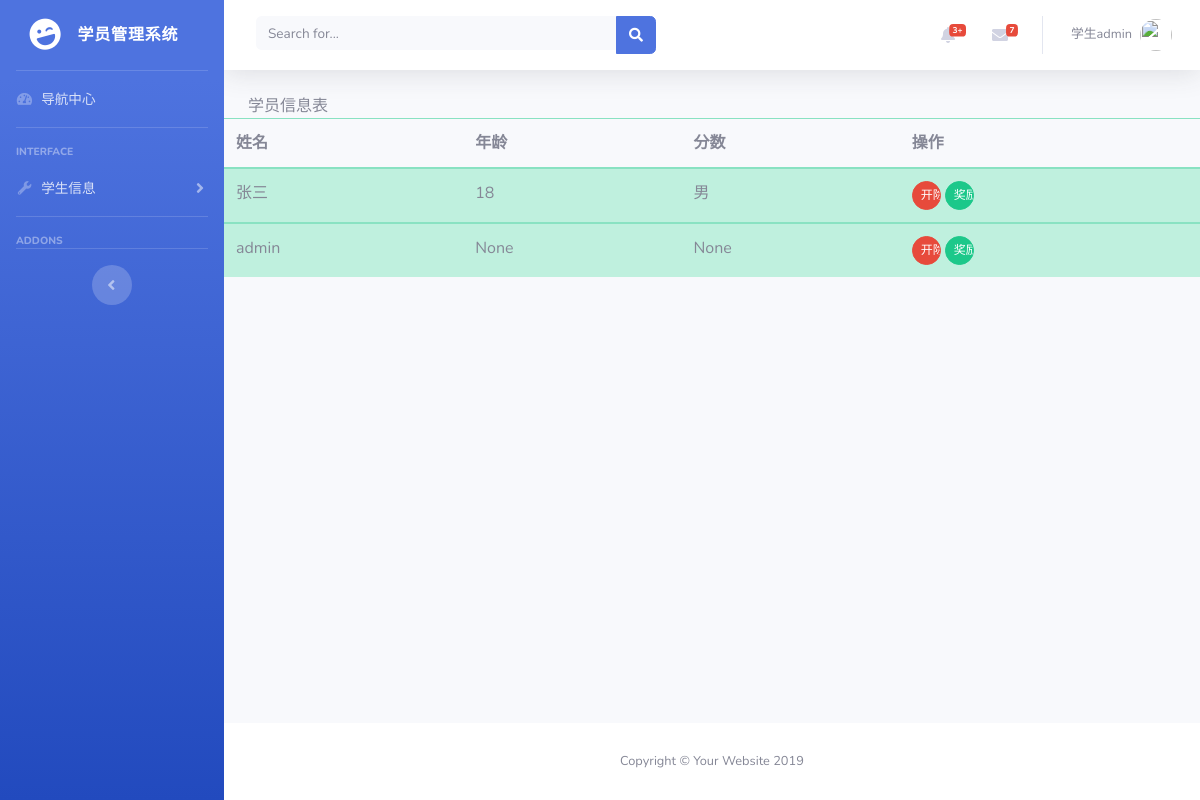
Page /stu/ (signed in) on the earlier database version.
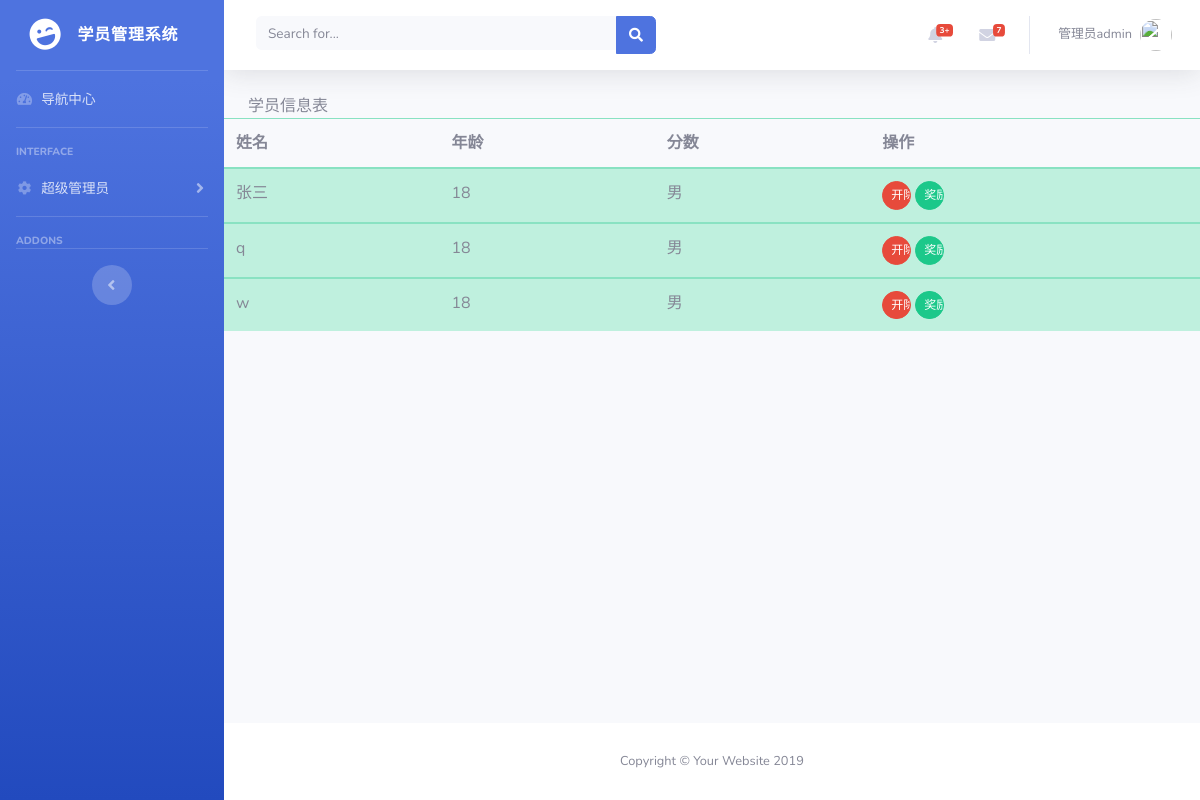
Same page on the later database version.
### app/models.py (models this page shows, shortened)
class BaseModel(models.Model):
    __abstract__ = True
    id = models.Column(models.Integer, primary_key=True, autoincrement=True)

class Student(BaseModel):
    __tablename__ = 'student'
    name = models.Column(models.String(32),unique=True)
    age = models.Column(models.Integer)
    gender = models.Column(models.Integer)#0 男 1 女 -1 中

### app/main/views.py (the view)
@main.route('/stu/',methods=['GET','POST'])
def student_list():
    students = Student.query.all()
    return render_template('stu.html', **locals())

### app/templates/stu.html
{% extends 'base.html' %}
    {% block title %}
        学员信息表
    {% endblock %}
{% block container %}
<table class="table table-success " >
    <thead class="card-header py-3" >
    <tr >
        <th>姓名</th>
        <th>年龄</th>
        <th>分数</th>
        <th>操作</th>
    </tr>
    </thead>
        <tbody class="card-body">
    {% for s in students %}
    <tr >
        <td>{{ s.name }}</td>
        <td>{{ s.age }}</td>
        <td>{{ s.gender }}</td>
        <td>
            <input type="button" class="btn btn-danger btn-circle btn-sm" value="开除">
            <input type="button" class="btn btn-success btn-circle btn-sm" value="奖励">
        </td>
    </tr>
        </tbody>
    {% endfor %}
</table>
{% endblock %}

### app/templates/base.html (shortened to what the changed rows need)
<!DOCTYPE html>
<html lang="en">
<head>
  <link href="/static/vendor/fontawesome-free/css/all.min.css" rel="stylesheet" type="text/css">
  <link href="/static/css/sb-admin-2.min.css" rel="stylesheet">
</head>
<body id="page-top">
  <div id="wrapper">
    <ul class="navbar-nav bg-gradient-primary sidebar sidebar-dark accordion" id="accordionSidebar">
        {% if  request.cookies.identity == '0'%}
      <li class="nav-item">
        <a class="nav-link collapsed" href="#" data-toggle="collapse" data-target="#collapseTwo" aria-expanded="true" aria-controls="collapseTwo">
          <i class="fas fa-fw fa-cog"></i>
          <span>教师信息</span>
        </a>
        <div id="collapseTwo" class="collapse" aria-labelledby="headingTwo" data-parent="#accordionSidebar">
          <div class="bg-white py-2 collapse-inner rounded">
            <h6 class="collapse-header">个人信息:</h6>
            <a class="collapse-item" href="/teacher/">个人信息</a>
              <a class="collapse-item" href="/students/">学生列表</a>
            <a class="collapse-item" href="cards.html">课程管理</a>
          </div>
        </div>
      </li>
        {% elif request.cookies.identity == '1' %}
        <li class="nav-item">
        <a class="nav-link collapsed" href="#" data-toggle="collapse" data-target="#collapseUtilities" aria-expanded="true" aria-controls="collapseUtilities">
          <i class="fas fa-fw fa-wrench"></i>
          <span>学生信息</span>
        </a>
      </li>
            {% elif request.cookies.identity == '2' %}
        <li class="nav-item">
        <a class="nav-link collapsed" href="#" data-toggle="collapse" data-target="#collapseTwo" aria-expanded="true" aria-controls="collapseTwo">
          <i class="fas fa-fw fa-cog"></i>
          <span>超级管理员</span>
        </a>
      </li>
        {% endif %}
    </ul>
    <div id="content-wrapper" class="d-flex flex-column">
      <div id="content">
        <nav class="navbar navbar-expand navbar-light bg-white topbar mb-4 static-top shadow">
          <ul class="navbar-nav ml-auto">
            <li class="nav-item dropdown no-arrow">
              <a class="nav-link dropdown-toggle" href="#" id="userDropdown" role="button" data-toggle="dropdown" aria-haspopup="true" aria-expanded="false">
                {% if request.cookies.identity == '0' %}
                    <span class="mr-2 d-none d-lg-inline text-gray-600 small">教师{{ request.cookies.username }}</span>
                    {% elif request.cookies.identity == '1' %}
                 <span class="mr-2 d-none d-lg-inline text-gray-600 small">学生{{ request.cookies.username }}</span>
                    {% elif request.cookies.identity == '2' %}
                 <span class="mr-2 d-none d-lg-inline text-gray-600 small">管理员{{ request.cookies.username }}</span>
                {% endif %}
                  <img class="img-profile rounded-circle" src="https://source.unsplash.com/QAB-WJcbgJk/60x60">
              </a>
            </li>
          </ul>
        </nav>
        {% block container %}
          {% endblock %}
      </div>
    </div>
  </div>
</body>
</html>

Differences in the rows shown:
removed Student: cookies.username "admin", name "admin", age "None", gender "None"
added Student: name "q", age "18", gender "男"
added Student: name "w", age "18", gender "男"
Other differences:
{{ request.cookies.username }}: (not shown) → "admin"
text no longer shown: "学生信息 学生"
text now shown: "超级管理员 管理员"
